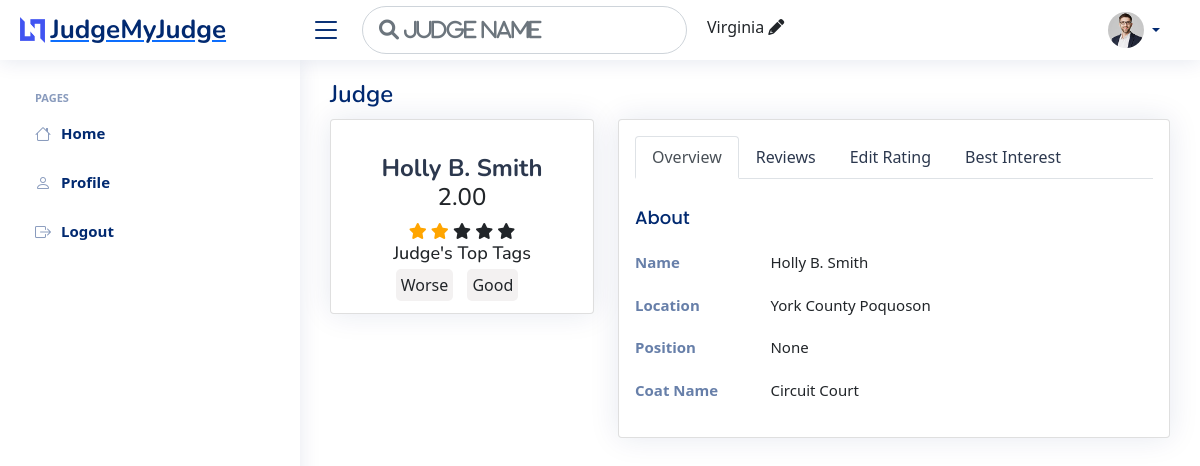
The page /getJudge2/1724 (signed in) on the database its author committed.
### judge/models.py (models this page shows, shortened)
class judge (models.Model):
    location = models.CharField(max_length=100, null=True, blank=True)
    state = models.CharField(max_length=100, default="Virginia")
    name = models.CharField(
        max_length=100, null=True, blank=True)
    position = models.CharField(max_length=100, null=True, blank=True)
    coat_name = models.CharField(
        max_length=100, null=True, blank=True)
    numberOfRatings = models.IntegerField(default=0)
    obtainScore = models.FloatField(default=0)
    totalRating = models.FloatField(default=0)

class judgeTags (models.Model):
    tag = models.ForeignKey(
        tags, on_delete=models.CASCADE, related_name='judgeTag')
    user = models.ManyToManyField(User, blank=True, related_name='usersInTag')
    tagTo = models.ForeignKey(
        'judge', on_delete=models.CASCADE, related_name='judge', default=None)

class tags(models.Model):
    name = models.CharField(max_length=200)

### registration/models.py (models this page shows, shortened)
class UserProfile(models.Model):
    user = models.OneToOneField(User, on_delete=models.CASCADE)
    date_of_birth = models.DateField()
    address = models.CharField(max_length=500)
    case_number = models.IntegerField(blank=True, null=True)
    picture_id = models.ImageField(blank=True, null=True,
                                   upload_to='user_image/', default="default.jpg")
    membership = models.BooleanField(default=False)

### judge/views.py (the view)
# urls.py: path('getJudge2/<str:pk>', views.getJudge2, name="getJudge2"),
def getJudge2(request, pk):
    profile = ""
    user = request.user
    canrate = True
    canbestintrest = True
    total_rating = 0
    if request.user.is_authenticated:
        profile = UserProfile.objects.get(user=user)
    judgeInfo = judge.objects.get(id=pk)
    try:
        ratting = judgeRateing.objects.filter(ratedTo=judgeInfo)
        total_num = (len(ratting))*5
        obtain_num = 0
        for r in ratting:
            obtain_num += r.rating
            if r.user == request.user:
                canrate = False
        if total_num != 0:
            total_rating = (obtain_num/total_num)*5
    except User.DoesNotExist:
        ratting = ''
    try:
        bestIntrest = bestInterest.objects.filter(ratedTo=judgeInfo)
        for r in bestIntrest:
            if r.user == request.user:
                canbestintrest = False
    except User.DoesNotExist:
        ratting = ''
    listOfTags = tags.objects.all()
    category_list = categories.objects.all()
    request.session["JudgeLocation"] = judgeInfo.state
    tagList = judgeTags.objects.filter(tagTo=judgeInfo)
    userTag = []
    if request.user.is_authenticated:
        uTag = judgeTags.objects.filter(tagTo=judgeInfo, user=request.user)
        for uT in uTag:
            userTag.append(uT.tag.name)
    context = {'judgeInfo': judgeInfo,
               'profile': profile, 'ratting': ratting, 'total_rating': total_rating, 'canrate': canrate, 'canbestintrest': canbestintrest, 'categories': category_list, 'listOfTags': listOfTags, 'tagList': tagList, 'userTag': userTag}
    return render(request, 'judge/ratejudge.html', context)

### judge/models.py (called while the page is built)
    def __str__(self):
        return self.name

### judge/templates/judge/ratejudge.html (shortened to what this page needs)
{% extends "main.html" %}
{% load static %}
{% block content %}
{% include "head.html" %}
{% include "sidebar.html" %}
<main id="main" class="main">
    <div class="pagetitle">
      <h1>Judge</h1>
    </div>
    <section class="section profile">
      <div class="row">
        <div class="col-xl-4">
          <div class="card">
            <div class="card-body profile-card pt-4 d-flex flex-column align-items-center">
              <h2>{{judgeInfo.name}}</h2>
              <div class="align-items-center">
                {% if judgeInfo.totalRating == 0 %}
                <h4>N/A</h4>
                {% else %}
                <h4>{{judgeInfo.totalRating|floatformat:2}}</h4>
                {% endif %}
              </div>
              <div class="align-items-center">
                {% if judgeInfo.totalRating >= 1 %}
                <span class="fa fa-star checked"></span>
                {% else %}
                <span class="fa fa-star"></span>
                {% endif %}
                {% if judgeInfo.totalRating >= 2 %}
                <span class="fa fa-star checked"></span>
                {% else %}
                <span class="fa fa-star"></span>
                {% endif %}
                {% if judgeInfo.totalRating >= 3 %}
                <span class="fa fa-star checked"></span>
                {% else %}
                <span class="fa fa-star"></span>
                {% endif %}
                {% if judgeInfo.totalRating >= 4 %}
                <span class="fa fa-star checked"></span>
                {% else %}
                <span class="fa fa-star"></span>
                {% endif %}
                {% if judgeInfo.totalRating >= 5 %}
                <span class="fa fa-star checked"></span>
                {% else %}
                <span class="fa fa-star"></span>
                {% endif %}
              </div>
              <h3>Judge's Top Tags</h3>
              <div class="judgeTagsList">
                {% for j in tagList %}
                  <span class="judgeTags">{{j.tag.name}}</span>
                {% endfor %}
              </div>
            </div>
          </div>
        </div>
        <div class="col-xl-8">
          <div class="card" style="overflow: visible !important;">
            <div class="card-body pt-3">
              <ul class="nav nav-tabs nav-tabs-bordered">
                <li class="nav-item">
                  <button class="nav-link active" data-bs-toggle="tab" data-bs-target="#profile-overview">Overview</button>
                </li>
                <li class="nav-item">
                  <button class="nav-link" data-bs-toggle="tab" data-bs-target="#reviews">Reviews</button>
                </li>
                {% if request.user.is_authenticated %}
                  {% if canrate == True %}
                    <li class="nav-item">
                      <button class="nav-link" data-bs-toggle="tab" data-bs-target="#rate-judge">Rate Judge</button>
                    </li>
                  {% else %}
                  <li class="nav-item">
                    <button class="nav-link" data-bs-toggle="tab" data-bs-target="#edit-rate">Edit Rating</button>
                  </li>
                  {% endif %}
                  {% if canbestintrest == True %}
                  <li class="nav-item">
                    <button class="nav-link" data-bs-toggle="tab" data-bs-target="#best-interest">Best Interest</button>
                  </li>
                  {% endif %}
                {% endif %}
              </ul>
              <div class="tab-content pt-2">
                <div class="tab-pane fade show active profile-overview" id="profile-overview">
                  <h5 class="card-title">About</h5>
                  <div class="row">
                    <div class="col-lg-3 col-md-4 label ">Name</div>
                    <div class="col-lg-9 col-md-8">{{judgeInfo.name}}</div>
                  </div>
                  <div class="row">
                    <div class="col-lg-3 col-md-4 label">Location</div>
                    <div class="col-lg-9 col-md-8">{{judgeInfo.location}}</div>
                  </div>
                  <div class="row">
                    <div class="col-lg-3 col-md-4 label">Position</div>
                    <div class="col-lg-9 col-md-8">{{judgeInfo.position}}</div>
                  </div>
                  <div class="row">
                    <div class="col-lg-3 col-md-4 label">Coat Name</div>
                    <div class="col-lg-9 col-md-8">{{judgeInfo.coat_name}}</div>
                  </div>
                </div>
              </div>
            </div>
          </div>
        </div>
      </div>
    </section>
  </main>
{% endblock %}

### templates/head.html (shortened to what this page needs)
<header id="header" class="header fixed-top d-flex align-items-center">
    <div class="d-flex align-items-center justify-content-between">
      <a href="{% url 'profile' %}" class="logo d-flex align-items-center">
        <img src="assets/img/logo.png" alt="">
        <span class="d-none d-lg-block">JudgeMyJudge</span>
      </a>
      <i class="bi bi-list toggle-sidebar-btn"></i>
    </div>
    <div class="search-bar">
      <input type="text" id="headSearchJudge" class="form-control form-control-lg headSearchJudge" placeholder="&#xF002; Judge name">
    </div>
    {% if request.session.JudgeLocation %}
    <div class="headLocationOption" id="headLocationOption">
      <p id="setLocation">{{request.session.JudgeLocation}} <i class ="fa fa-pencil" id="changeHeadLocation"></i></p>
    </div>
    {% endif %}
    <nav class="header-nav ms-auto">
      <ul class="d-flex align-items-center">
        {% if request.user.is_authenticated %}
        <li class="nav-item dropdown pe-3">
          <a class="nav-link nav-profile d-flex align-items-center pe-0" href="#" data-bs-toggle="dropdown">
            <img src="{{profile.picture_id.url}}" alt="Profile" class="rounded-circle">
            <span class="d-none d-md-block dropdown-toggle ps-2">{{profile.user.first_name}}</span>
          </a>
        </li>
          {% else %}
            <li class="dropdown-header">
              <h6><a href="{% url 'loginPage' %}">Login</a></h6>
            </li>
          {% endif %}
      </ul>
    </nav>
  </header>

### static/css/style.css (style rules this page uses)
:root { scroll-behavior: smooth; }
body { font-family: "Open Sans", sans-serif; background: #f6f9ff; color: #444444; }
a { color: #4154f1; text-decoration: none; }
h1, h2, h3, h4, h5, h6 { font-family: "Nunito", sans-serif; }
#main { margin-top: 60px; padding: 20px 30px; transition: all 0.3s; }
.pagetitle { margin-bottom: 10px; }
.pagetitle h1 { font-size: 24px; margin-bottom: 0; font-weight: 600; color: #012970; }
.card { margin-bottom: 30px; border: none; border-radius: 5px; box-shadow: 0px 0 30px rgba(1, 41, 112, 0.1); overflow: hidden; }
.card-title { padding: 20px 0 15px 0; font-size: 18px; font-weight: 500; color: #012970; font-family: "Poppins", sans-serif; }
.card-body { padding: 0 20px 20px 20px; }
.nav-tabs-bordered { border-bottom: 2px solid #ebeef4; }
.nav-tabs-bordered .nav-link { margin-bottom: -2px; border: none; color: #2c384e; }
.nav-tabs-bordered .nav-link.active { background-color: #fff; color: #4154f1; border-bottom: 2px solid #4154f1; }
.logo { line-height: 1; }
@media (min-width: 1200px) { .logo { width: 280px; } }
.logo img { max-height: 26px; margin-right: 6px; }
.logo span { font-size: 26px; font-weight: 700; color: #012970; font-family: "Nunito", sans-serif; }
.header { transition: all 0.5s; z-index: 997; height: 60px; box-shadow: 0px 2px 20px rgba(1, 41, 112, 0.1); background-color: #fff; padding-left: 20px; }
.header .toggle-sidebar-btn { font-size: 32px; padding-left: 10px; cursor: pointer; color: #012970; }
.header .search-bar { min-width: 360px; padding: 0 20px; }
.header-nav ul { list-style: none; }
.header-nav > ul { margin: 0; padding: 0; }
.header-nav .nav-profile { color: #012970; }
.header-nav .nav-profile img { max-height: 36px; }
.header-nav .nav-profile span { font-size: 14px; font-weight: 600; }
@media (min-width: 1200px) { #main, #footer { margin-left: 300px; } }
.profile .profile-card h2 { font-size: 24px; font-weight: 700; color: #2c384e; margin: 10px 0 0 0; }
.profile .profile-card h3 { font-size: 18px; }
.profile .profile-overview .row { margin-bottom: 20px; font-size: 15px; }
.profile .profile-overview .card-title { color: #012970; }
.profile .profile-overview .label { font-weight: 600; color: rgba(1, 41, 112, 0.6); }

### static/css/judge.css (style rules this page uses)
.checked { color: orange; }
.judgeTags { background-color: #f3f1f1; border-radius: 5px; margin-right: 10px; padding: 5px; }

### static/css/headSearch.css (style rules this page uses)
.headSearchJudge { font-family: FontAwesome; width: 325px; font-style: normal; font-weight: normal; text-decoration: inherit; border-radius: 25px; }
#changeHeadLocation { cursor: pointer; }
.fa-star { cursor: pointer; }
.headLocationOption { margin-top: 10px; }

### rows shown on the page
judge: session.JudgeLocation "Virginia", name "Holly B. Smith", totalRating "2.00", location "York County Poquoson", position "None", coat_name "Circuit Court"
UserProfile: picture_id (picture)
judgeTags: tag.name "Worse"
judgeTags: tag.name "Good"
